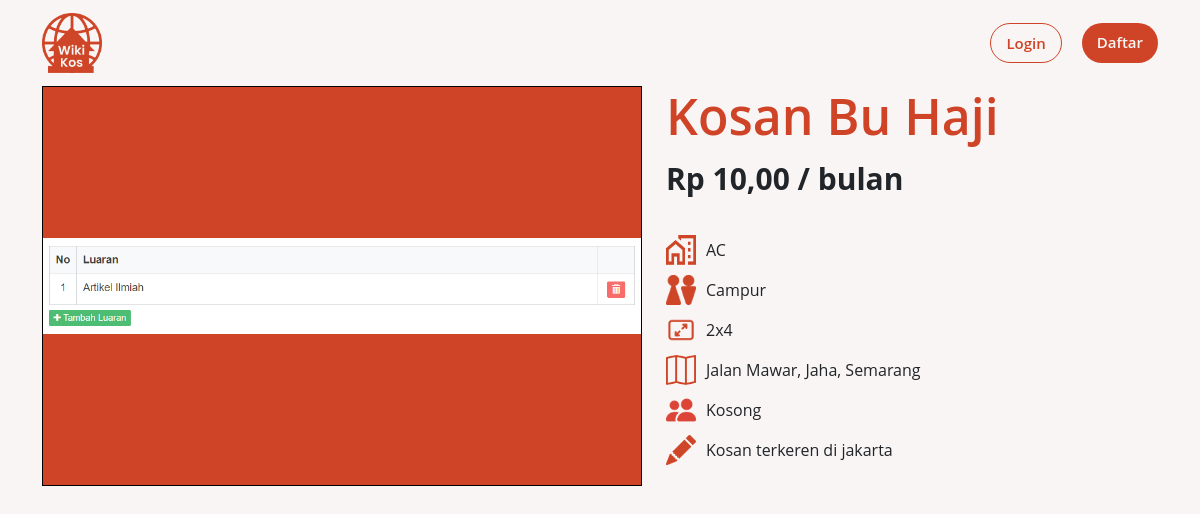
The app's page /?p=kosan&id-kos=49, older data.
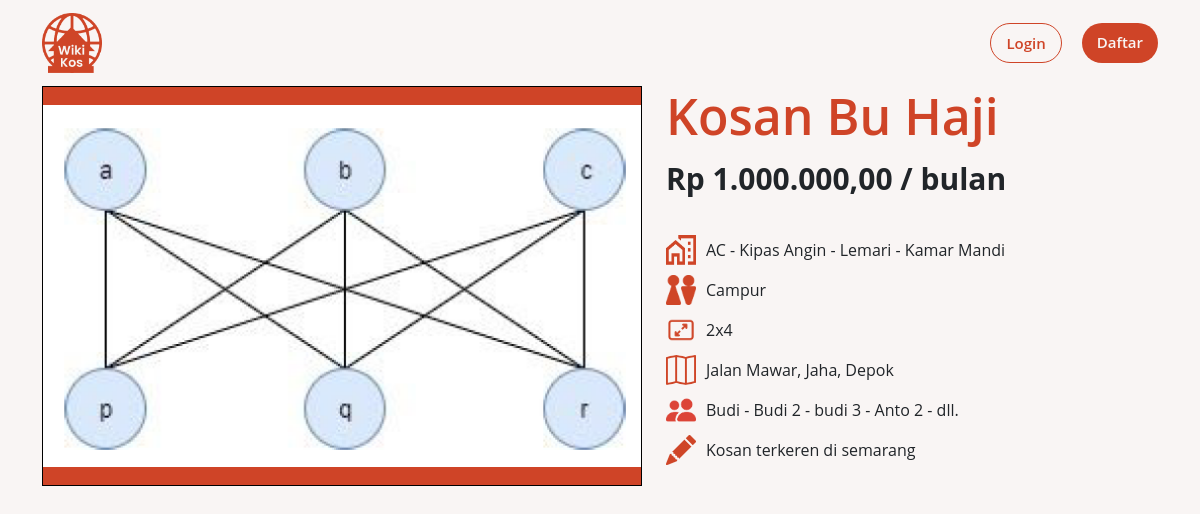
The same page, newer data.
### tables this page shows
CREATE TABLE `foto_kos` (
  `id_foto` int(11) NOT NULL,
  `lokasi_foto` varchar(100) NOT NULL,
  `id_kosan` int(11) NOT NULL
);

CREATE TABLE `kosan` (
  `id_kosan` int(11) NOT NULL,
  `nama_kosan` varchar(100) NOT NULL,
  `tipe_kos` varchar(10) NOT NULL,
  `ukuran` varchar(10) NOT NULL,
  `harga` int(100) NOT NULL,
  `kapasitas` int(11) NOT NULL,
  `nama_jalan` varchar(100) NOT NULL,
  `kecamatan` varchar(100) NOT NULL,
  `kota` int(11) NOT NULL,
  `deskripsi` varchar(100) NOT NULL,
  `status` int(11) NOT NULL DEFAULT 0,
  `id_user` int(11) NOT NULL
);

CREATE TABLE `kota` (
  `id_kota` int(11) NOT NULL,
  `nama_kota` varchar(100) NOT NULL
);

### inc.connection2.php (called while the page is built, shortened)
<?php
class Connection2
{
    private $servername = "localhost";
    private $username = "root";
    private $password = "";
    private $dbname = "wikikos_db";
    function connect()
    {
        $this->conn = new PDO("mysql:host=$this->servername;dbname=$this->dbname", $this->username, $this->password);
    }
}

### class/class.Kos.php (called while the page is built, shortened)
<?php
class Kos extends Connection2
{
    private $idKos;
    public function __get($atribute)
    {
        if (property_exists($this, $atribute)) {
            return $this->$atribute;
        }
    }
    public function getKosanData()
    {
        $sql = "SELECT * FROM kosan ks INNER JOIN kota k ON ks.kota = k.id_kota WHERE ks.id_kosan = :id_kosan";
        $stmt = $this->conn->prepare($sql);
        $stmt->bindParam(':id_kosan', $this->idKos);
        $stmt->execute();
        $count = $stmt->rowCount();
        if ($count == 1) {
            $result   = $stmt->fetch(PDO::FETCH_ASSOC);
            $this->idKos = $result['id_kosan'];
            $this->namaKos = $result['nama_kosan'];
            $this->tipe = $result['tipe_kos'];
            $this->ukuran = $result['ukuran'];
            $this->harga = $result['harga'];
            $this->namaJalan = $result['nama_jalan'];
            $this->kecamatan = $result['kecamatan'];
            $this->kota = $result['nama_kota'];
            $this->detail = $result['deskripsi'];
        }
    }
    public function getAllPhoto()
    {
        $sql = "SELECT * FROM foto_kos WHERE id_kosan = :id_kosan";
        $stmt = $this->conn->prepare($sql);
        $stmt->bindParam(':id_kosan', $this->idKos);
        $stmt->execute();
        $count = $stmt->rowCount();
        $cnt = 0;
        require_once("class.Foto_Kosan.php");
        if ($count > 0) {
            while ($result = $stmt->fetch(PDO::FETCH_ASSOC)) {
                $fotoKos = new Foto_Kosan();
                $fotoKos->idFoto = $result['id_foto'];
                $fotoKos->Foto = $result['lokasi_foto'];
                $fotoKos->idKos = $result['id_kosan'];
                $arrResult[$cnt] = $fotoKos;
                $cnt++;
            }
            return $arrResult;
        }
        else {
            return $arrResult = "kosong";
        }
    }
    public function getAllAnggota()
    {
        require_once("./class/class.Anggota_Kosan.php");
        $sql = "SELECT * FROM anggota_kos WHERE id_kosan = :id_kosan";
        $stmt = $this->conn->prepare($sql);
        $stmt->bindParam(':id_kosan', $this->idKos);
        $stmt->execute();
        $count = $stmt->rowCount();
        $cnt = 0;
        if ($count > 0) {
            while ($result = $stmt->fetch(PDO::FETCH_ASSOC)) {
                $anggotaKos = new Anggota_Kosan();
                $anggotaKos->idAnggota = $result['id_anggota'];
                $anggotaKos->Nama = $result['nama_anggota'];
                $anggotaKos->idKosan = $result['id_kosan'];
                $arrResult[$cnt] = $anggotaKos;
                $cnt++;
            }
            return $arrResult;
        }
        else {
            return $arrResult = "kosong";
        }
    }
    public function getAllFasilitas()
    {
        $sql = "SELECT fk.id_fasilitas_kosan, fk.id_fasilitas, fk.id_kosan, f.nama_fasilitas FROM fasilitas_kos fk INNER JOIN fasilitas f ON  fk.id_fasilitas= f.id_fasilitas WHERE id_kosan = :id_kosan";
        $stmt = $this->conn->prepare($sql);
        $stmt->bindParam(':id_kosan', $this->idKos);
        $stmt->execute();
        $count = $stmt->rowCount();
        $cnt = 0;
        if ($count > 0) {
            require_once("class.Fasilitas_Kos.php");
            while ($result = $stmt->fetch(PDO::FETCH_ASSOC)) {
                $fasilitas = new Fasilitas_Kos();
                $fasilitas->idFasilitasKos = $result['id_fasilitas_kosan'];
                $fasilitas->idFasilitas = $result['id_fasilitas'];
                $fasilitas->nama = $result['nama_fasilitas'];
                $fasilitas->idKosan = $result['id_kosan'];
                $arrResult[$cnt] = $fasilitas;
                $cnt++;
            }
            return $arrResult;
        }
        else {
            return $arrResult = "kosong";
        }
    }
}

### class/class.Foto_Kosan.php (called while the page is built, shortened)
<?php
class Foto_Kosan extends Connection2
{
    public function __get($atribute)
    {
        if (property_exists($this, $atribute)) {
            return $this->$atribute;
        }
    }
}

### class/class.Fasilitas_Kos.php (called while the page is built, shortened)
<?php
class Fasilitas_Kos extends Connection2
{
    public function __get($atribute)
    {
        if (property_exists($this, $atribute)) {
            return $this->$atribute;
        }
    }
}

### class/class.Anggota_Kosan.php (called while the page is built, shortened)
<?php
class Anggota_Kosan extends Connection2
{
    public function __get($atribute)
    {
        if (property_exists($this, $atribute)) {
            return $this->$atribute;
        }
    }
}

### pages/kosan.php (the view, shortened to what the changed rows need)
<?php
require_once("./class/class.Kos.php");
require_once("./class/class.Foto_Kosan.php");
$idKos = $_GET['id-kos'];
$kos = new Kos();
$kos->idKos = $idKos;
$kos->getKosanData();
function rupiah($angka)
{
    $hasil_rupiah = "Rp " . number_format($angka, 2, ',', '.');
    return $hasil_rupiah;
}
?>
<div class="container" id="kosan">
    <div class="row">
        <div class="col" id="col-1">
            <div id="carouselExampleControls" class="carousel slide" data-ride="carousel">
                <div class="carousel-inner">
                    <?php
                    $allFoto = $kos->getAllPhoto();
                    if ($allFoto == "kosong") {
                        echo '<div class="carousel-item active">';
                        echo '<img class="d-block w-100" src="./image/no-image-found.png">';
                        echo '</div>';
                    }
                    else {
                        $string = "";
                        $jumlah = count($allFoto);
                        if ($jumlah > 1) {
                            $i = 0;
                            foreach ($allFoto as $dataFoto) {
                                $i++;
                                if ($i == 1) {
                                    $string = $string . '<div class="carousel-item active">
                                    <img class="d-block w-100" src="' . substr($dataFoto->Foto, 0) . "?t=" . time() . '">
                                    </div>';
                                } else {
                                    $string = $string . '<div class="carousel-item">
                                    <img class="d-block w-100" src="' . substr($dataFoto->Foto, 0) . "?t=" . time() . '">
                                    </div>';
                                }
                            }
                            echo $string;
                            echo '<a class="carousel-control-prev" href="#carouselExampleControls" role="button" data-slide="prev">';
                            echo '<span class="carousel-control-prev-icon" aria-hidden="true"></span>';
                            echo '</a>';
                            echo '<a class="carousel-control-next" href="#carouselExampleControls" role="button" data-slide="next">';
                            echo '<span class="carousel-control-next-icon" aria-hidden="true"></span>';
                            echo '</a>';
                        }
                        else if ($jumlah == 1) {
                            foreach ($allFoto as $dataFoto) {
                                $string = $string . '<div class="carousel-item active">
                                <img class="d-block w-100" src="' . substr($dataFoto->Foto, 0) . "?t=" . time() . '">
                                </div>';
                            }
                            echo $string;
                        }
                    }
                    ?>
                </div>
            </div>
        </div>
        <div class="col" id="col-2">
            <h1><?php echo ucwords($kos->namaKos); ?> </h1>
            <div class="card-info">
                <p class="kos-harga"> <?php echo rupiah($kos->harga); ?> / bulan </p>
            </div>
            <br>
            <div class="card-info">
                <img src="./image/house-icon.png" width="20" height="20" alt="">
                <?php
                $allFasilitas = $kos->getAllFasilitas();
                if ($allFasilitas == "kosong") {
                    echo '<p class="kos-fasilitas">Kosong</p>';
                }
                else {
                    $string = '';
                    $count = count($allFasilitas);
                    if ($count > 2) {
                        $i = 0;
                        foreach ($allFasilitas as $dataFasilitas) {
                            $i++;
                            if ($i == $count) {
                                $string =  $string . " - " . $dataFasilitas->nama;
                            }
                            else if ($i == 1) {
                                $string =  $string . $dataFasilitas->nama;
                            }
                            else {
                                $string =  $string . " - " . $dataFasilitas->nama;
                            }
                        }
                    }
                    else {
                        foreach ($allFasilitas as $dataFasilitas) {
                            $string =  $string . $dataFasilitas->nama;
                        }
                    }
                    echo '<p class="kos-fasilitas">' . $string . '</p>';
                }
                ?>
            </div>
            <div class="card-info">
                <img src="./image/type-icon.png" width="20" height="20" alt="">
                <p class="kos-lokasi"><?php echo ucwords($kos->tipe); ?></p>
            </div>
            <div class="card-info">
                <img src="./image/size-icon.png" width="20" height="20" alt="">
                <p class="kos-lokasi"><?php echo ucwords($kos->ukuran); ?></p>
            </div>
            <div class="card-info">
                <img src="./image/map-icon.png" width="20" height="20" alt="">
                <p class="kos-lokasi"><?php echo ucwords($kos->namaJalan) . ', ' . ucwords($kos->kecamatan) . ', ' . ucwords($kos->kota) ?></p>
            </div>
            <div class="card-info">
                <img src="./image/person-icon.png" width="20" height="20" alt="">
                <?php
                $allAnggota = $kos->getAllAnggota();
                if ($allAnggota == "kosong") {
                    echo '<p class="kos-anggota">Kosong</p>';
                }
                else {
                    $string = '';
                    $count = count($allAnggota);
                    if ($count > 2) {
                        $i = 0;
                        foreach ($allAnggota as $dataAnggota) {
                            $i++;
                            if ($i == $count) {
                                $string =  $string . " - " . $dataAnggota->Nama;
                            }
                            else if ($i == 1) {
                                $string =  $string . $dataAnggota->Nama;
                            }
                            else if ($i > 4) {
                                $string =  $string . " - dll. ";
                                break;
                            }
                            else {
                                $string =  $string . " - " . $dataAnggota->Nama;
                            }
                        }
                    }
                    echo '<p class="kos-fasilitas">' . $string . '</p>';
                }
                ?>
            </div>
            <div class="card-info">
                <img src="./image/pencil-icon.png" width="20" height="20" alt="">
                <p class="kos-lokasi"><?php echo $kos->detail; ?></p>
            </div>
        </div>
    </div>
</div>

Row changes from the older to the newer data that the page shows:
removed foto_kos: lokasi_foto (picture)
added foto_kos: lokasi_foto (picture)
changed kosan "Kosan Bu Haji": harga "Rp 10,00" → "Rp 1.000.000,00"; kota.nama_kota "Semarang" → "Depok"; deskripsi "Kosan terkeren di jakarta" → "Kosan terkeren di semarang"
Text that changed along with them:
$string: "AC" → "AC - Kipas Angin - Lemari - Kamar Mandi"
$string: (not shown) → "Budi - Budi 2 - budi 3 - Anto 2 - dll."
text no longer shown: "Kosong"
